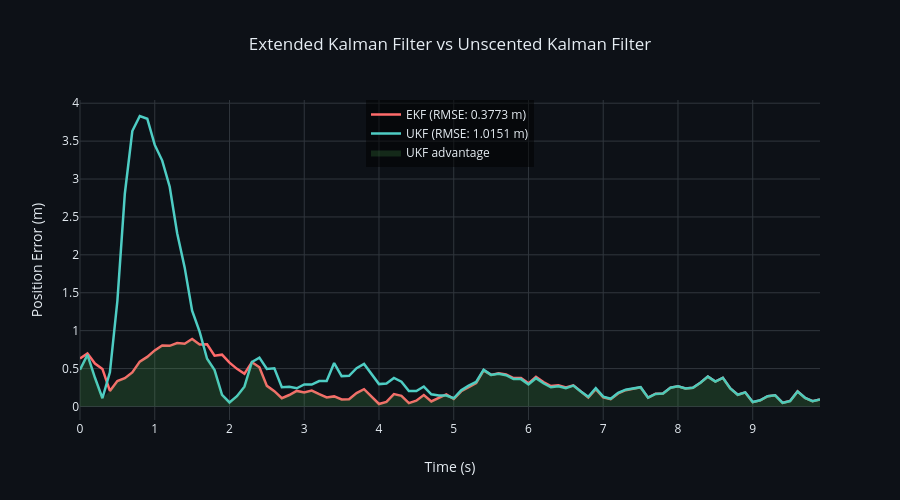

Here is the notebook cell this chart was saved with:
### Code cell
# Compare EKF vs UKF
ekf_error = np.sqrt((ekf_estimates[1:, 0] - true_states[1:, 0])**2 + 
                     (ekf_estimates[1:, 2] - true_states[1:, 2])**2)
ukf_error = np.sqrt((ukf_estimates[1:, 0] - true_states[1:, 0])**2 + 
                     (ukf_estimates[1:, 2] - true_states[1:, 2])**2)

ekf_rmse = np.sqrt(np.mean(ekf_error**2))
ukf_rmse = np.sqrt(np.mean(ukf_error**2))

# Plotly visualization
fig = go.Figure()

time_vec = np.arange(len(ekf_error)) * dt

# Add EKF error
fig.add_trace(go.Scatter(
    x=time_vec, y=ekf_error,
    mode='lines',
    name=f'EKF (RMSE: {ekf_rmse:.4f} m)',
    line=dict(color='#ff6b6b', width=2.5),
    hovertemplate='Time: %{x:.2f}s<br>Error: %{y:.4f}m<extra></extra>'
))

# Add UKF error
fig.add_trace(go.Scatter(
    x=time_vec, y=ukf_error,
    mode='lines',
    name=f'UKF (RMSE: {ukf_rmse:.4f} m)',
    line=dict(color='#4ecdc4', width=2.5),
    hovertemplate='Time: %{x:.2f}s<br>Error: %{y:.4f}m<extra></extra>'
))

# Add UKF advantage region (where UKF performs better)
ukf_better = np.where(ukf_error <= ekf_error, ukf_error, ekf_error)
fig.add_trace(go.Scatter(
    x=time_vec, y=ukf_better,
    fill='tozeroy',
    name='UKF advantage',
    line=dict(color='rgba(78, 205, 196, 0)'),
    fillcolor='rgba(76, 175, 80, 0.2)',
    hoverinfo='skip'
))

fig.update_layout(
    template=dark_template,
    title='Extended Kalman Filter vs Unscented Kalman Filter',
    xaxis_title='Time (s)',
    yaxis_title='Position Error (m)',
    height=500,
    hovermode='x unified',
    legend=dict(x=0.5, y=1.0, xanchor='center', yanchor='top', bgcolor='rgba(0,0,0,0.5)')
)

fig.show()

print(f"\n=== FILTER COMPARISON ===")
print(f"EKF mean error: {np.mean(ekf_error):.4f} m, RMSE: {ekf_rmse:.4f} m")
print(f"UKF mean error: {np.mean(ukf_error):.4f} m, RMSE: {ukf_rmse:.4f} m")
print(f"UKF improvement: {(1 - ukf_rmse/ekf_rmse)*100:.1f}% better RMSE")
